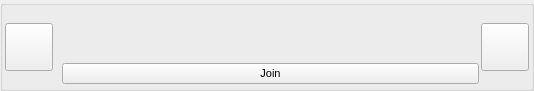
<?xml version="1.0" encoding="UTF-8"?>
<ui version="4.0">
 <class>GuiUserListEntryWidgetUi</class>
 <widget class="QWidget" name="GuiUserListEntryWidgetUi">
  <property name="geometry">
   <rect>
    <x>0</x>
    <y>0</y>
    <width>534</width>
    <height>85</height>
   </rect>
  </property>
  <property name="sizePolicy">
   <sizepolicy hsizetype="Expanding" vsizetype="Minimum">
    <horstretch>0</horstretch>
    <verstretch>0</verstretch>
   </sizepolicy>
  </property>
  <property name="minimumSize">
   <size>
    <width>0</width>
    <height>0</height>
   </size>
  </property>
  <property name="maximumSize">
   <size>
    <width>16777215</width>
    <height>16777215</height>
   </size>
  </property>
  <property name="font">
   <font>
    <pointsize>8</pointsize>
   </font>
  </property>
  <property name="windowTitle">
   <string>Form</string>
  </property>
  <property name="styleSheet">
   <string notr="true"/>
  </property>
  <layout class="QGridLayout" name="gridLayout">
   <property name="leftMargin">
    <number>0</number>
   </property>
   <property name="topMargin">
    <number>0</number>
   </property>
   <property name="rightMargin">
    <number>0</number>
   </property>
   <property name="bottomMargin">
    <number>0</number>
   </property>
   <property name="spacing">
    <number>0</number>
   </property>
   <item row="0" column="0">
    <widget class="QGroupBox" name="groupBox">
     <property name="sizePolicy">
      <sizepolicy hsizetype="Expanding" vsizetype="Minimum">
       <horstretch>0</horstretch>
       <verstretch>0</verstretch>
      </sizepolicy>
     </property>
     <property name="title">
      <string/>
     </property>
     <layout class="QHBoxLayout" name="horizontalLayout">
      <property name="spacing">
       <number>2</number>
      </property>
      <property name="leftMargin">
       <number>2</number>
      </property>
      <property name="topMargin">
       <number>2</number>
      </property>
      <property name="rightMargin">
       <number>2</number>
      </property>
      <property name="bottomMargin">
       <number>2</number>
      </property>
      <item>
       <widget class="VxPushButton" name="m_IconButton">
        <property name="sizePolicy">
         <sizepolicy hsizetype="Fixed" vsizetype="Fixed">
          <horstretch>0</horstretch>
          <verstretch>0</verstretch>
         </sizepolicy>
        </property>
        <property name="minimumSize">
         <size>
          <width>48</width>
          <height>48</height>
         </size>
        </property>
        <property name="maximumSize">
         <size>
          <width>48</width>
          <height>48</height>
         </size>
        </property>
        <property name="text">
         <string notr="true"/>
        </property>
        <property name="iconSize">
         <size>
          <width>48</width>
          <height>48</height>
         </size>
        </property>
       </widget>
      </item>
      <item>
       <layout class="QVBoxLayout" name="ButtonTextVerticalLayout">
        <property name="spacing">
         <number>0</number>
        </property>
        <property name="leftMargin">
         <number>7</number>
        </property>
        <property name="topMargin">
         <number>2</number>
        </property>
        <property name="bottomMargin">
         <number>2</number>
        </property>
        <item>
         <layout class="QHBoxLayout" name="TitleHorizontalLayout">
          <property name="spacing">
           <number>0</number>
          </property>
          <property name="leftMargin">
           <number>0</number>
          </property>
          <item>
           <widget class="QLabel" name="TitlePart1">
            <property name="font">
             <font>
              <weight>50</weight>
              <italic>false</italic>
              <bold>false</bold>
             </font>
            </property>
            <property name="text">
             <string/>
            </property>
           </widget>
          </item>
          <item>
           <widget class="QLabel" name="TitlePart2">
            <property name="text">
             <string/>
            </property>
           </widget>
          </item>
          <item>
           <spacer name="horizontalSpacer">
            <property name="orientation">
             <enum>Qt::Horizontal</enum>
            </property>
            <property name="sizeHint" stdset="0">
             <size>
              <width>40</width>
              <height>20</height>
             </size>
            </property>
           </spacer>
          </item>
         </layout>
        </item>
        <item>
         <layout class="QHBoxLayout" name="DescHorizontalLayout">
          <property name="spacing">
           <number>0</number>
          </property>
          <item>
           <widget class="QLabel" name="DescPart1">
            <property name="text">
             <string/>
            </property>
           </widget>
          </item>
          <item>
           <widget class="QLabel" name="DescPart2">
            <property name="text">
             <string/>
            </property>
           </widget>
          </item>
          <item>
           <spacer name="horizontalSpacer_2">
            <property name="orientation">
             <enum>Qt::Horizontal</enum>
            </property>
            <property name="sizeHint" stdset="0">
             <size>
              <width>40</width>
              <height>20</height>
             </size>
            </property>
           </spacer>
          </item>
         </layout>
        </item>
        <item>
         <widget class="QLabel" name="TodLabel">
          <property name="sizePolicy">
           <sizepolicy hsizetype="Preferred" vsizetype="Preferred">
            <horstretch>0</horstretch>
            <verstretch>0</verstretch>
           </sizepolicy>
          </property>
          <property name="font">
           <font>
            <weight>50</weight>
            <italic>false</italic>
            <bold>false</bold>
           </font>
          </property>
          <property name="frameShape">
           <enum>QFrame::NoFrame</enum>
          </property>
          <property name="lineWidth">
           <number>0</number>
          </property>
          <property name="text">
           <string/>
          </property>
         </widget>
        </item>
        <item>
         <widget class="QPushButton" name="m_JoinButton">
          <property name="text">
           <string>Join</string>
          </property>
         </widget>
        </item>
       </layout>
      </item>
      <item>
       <widget class="VxPushButton" name="m_MenuButton">
        <property name="sizePolicy">
         <sizepolicy hsizetype="Fixed" vsizetype="Fixed">
          <horstretch>0</horstretch>
          <verstretch>0</verstretch>
         </sizepolicy>
        </property>
        <property name="minimumSize">
         <size>
          <width>48</width>
          <height>48</height>
         </size>
        </property>
        <property name="maximumSize">
         <size>
          <width>48</width>
          <height>48</height>
         </size>
        </property>
        <property name="text">
         <string notr="true"/>
        </property>
        <property name="iconSize">
         <size>
          <width>48</width>
          <height>48</height>
         </size>
        </property>
       </widget>
      </item>
     </layout>
    </widget>
   </item>
  </layout>
 </widget>
 <customwidgets>
  <customwidget>
   <class>VxPushButton</class>
   <extends>QPushButton</extends>
   <header>VxPushButton.h</header>
  </customwidget>
 </customwidgets>
 <resources/>
 <connections/>
</ui>
